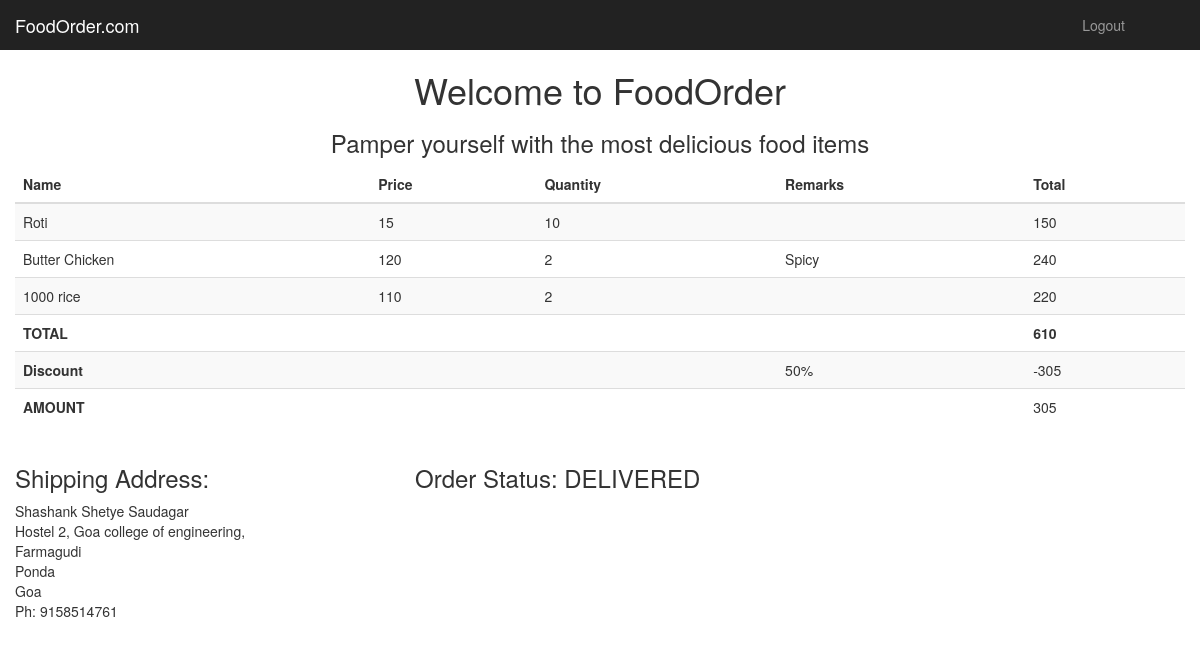
/manager/checkorder.php?order=6 (signed in), run on the app's committed database.
### tables this page shows
CREATE TABLE IF NOT EXISTS `order_fooditems` (
  `order_id` int(11) NOT NULL,
  `fooditems_id` int(11) NOT NULL,
  `quantity` int(11) NOT NULL,
  `remarks` text NOT NULL
);

CREATE TABLE IF NOT EXISTS `fooditems` (
`id` int(11) NOT NULL,
  `itemname` varchar(20) NOT NULL,
  `category_id` int(11) NOT NULL,
  `price` int(11) NOT NULL
);

CREATE TABLE IF NOT EXISTS `discount` (
`id` int(11) NOT NULL,
  `code` varchar(15) NOT NULL,
  `percent` int(11) NOT NULL,
  `minprice` int(11) NOT NULL,
  `status` tinyint(1) NOT NULL DEFAULT '1'
);

CREATE TABLE IF NOT EXISTS `address` (
`id` int(11) NOT NULL,
  `user_id` int(11) NOT NULL,
  `name` varchar(50) NOT NULL,
  `line1` text NOT NULL,
  `line2` text,
  `city` varchar(30) NOT NULL,
  `phone` varchar(10) NOT NULL
);

### manager/checkorder.php (the view, shortened to what this page needs)
<?php
    if(isset($_GET['order'])) $orderid=$_GET['order'];
    $sql="SELECT * FROM `order_fooditems` join fooditems on order_fooditems.fooditems_id = fooditems.id WHERE order_id = {$orderid} ";
    $order=mysql_query($sql);
    $sql="SELECT * from orders where id={$orderid}";
    $result=mysql_query($sql);
    $details=mysql_fetch_assoc($result);
        $sql="SELECT * from discount where id = {$details['discount_id']}";
        $coupon=mysql_query($sql);
        $discount=mysql_fetch_assoc($coupon);
        $disc=$discount['percent']/100;
        $sql="SELECT * from address where id = {$details['addressid']}";
        $addr=mysql_query($sql);
        $address=mysql_fetch_assoc($addr);
?>
<!DOCTYPE html>
<html lang="en">
<head>
    <link href="../assets/bootstrap/css/bootstrap.min.css" rel="stylesheet">
    <link href="../assets/css/dashboard.css" rel="stylesheet">
  </head>
  <body>
    <nav class="navbar navbar-inverse navbar-fixed-top">
      <div class="container-fluid">
        <div class="navbar-header">
          <a class="navbar-brand" href="index.php">FoodOrder.com</a>
        </div>
        <div id="navbar" class="navbar-collapse collapse">
          <ul class="nav navbar-nav navbar-right">
            <li><a href="#"></a></li>
            <li><a href="../logout.php">Logout</a></li>
            <li><a href="#"></a></li>
            <li><a href="#"></a></li>
          </ul>
        </div>
      </div>
    </nav>
    <div class="container">
		<h1><center>Welcome to FoodOrder</center></h1>
		<h3><center>Pamper yourself with the most delicious food items</center></h3>
        <div class="row">
            <table class="table table-striped">
				<thead>
				<tr>
					<th>Name</th>
                    <th>Price</th>
					<th>Quantity</th>
                    <th>Remarks</th>
					<th>Total</th>
				</tr>
				</thead>
                <tbody>
                <?php
                    $total=0;
                    while($item=mysql_fetch_assoc($order)){
                ?>
                <tr>
                    <td><?= $item['itemname'] ?></td>
                    <td><?= $item['price'] ?></td>
                    <td><?= $item['quantity'] ?></td>
                    <td><?= $item['remarks'] ?></td>
                    <td><?= $item['price']*$item['quantity']  ?></td>
                </tr>
                <?php
                        $total+=$item['price']*$item['quantity'];
                    }
                ?>
                <tr>
                    <th>TOTAL</th>
                    <td></td>
                    <td></td>
                    <td></td>
                    <th><?=$total?></th>
                </tr>
                <?php
                    if(isset($disc)) {
                        $disc=$total*$disc;
                        $total=$total-$disc;
                ?>
                    <tr>
                        <th>Discount</th>
                        <td></td>
                        <td></td>
                        <td><?=$discount['percent']?>%</td>
                        <td>-<?=$disc?></td>
                    </tr>
                    <tr>
                        <th>AMOUNT</th>
                        <td></td>
                        <td></td>
                        <td></td>
                        <td><?=$total?></td>
                    </tr>
                    <?php
                }
                    ?>
                </tbody>
            </table>
            <div class="row">
                <div class="col-md-4">
                    <h3>Shipping Address:</h3>
                    <?=$address["name"] ?>
                    <br><?=$address["line1"] ?>
                    <br><?=$address["line2"] ?>
                    <br><?=$address["city"] ?>
                    <br>Goa
                    <br>Ph: <?=$address["phone"] ?>
                </div>
                <div class="col-md-8">
                            <h3>Order Status: <?php
                                switch($details['status']){
                                    case 4: echo "DELIVERED"; break;
                                }
                            ?></h3>
               </div>
            </div>
        </div>
</body></html>

### assets/css/dashboard.css (style rules this page uses)
body { padding-top: 50px; }
.navbar-fixed-top { border: 0; }

### data on the page
order_fooditems: fooditems.itemname "Roti", fooditems.price "15", quantity "10", $item['price']*$item['quantity'] "150"
order_fooditems: fooditems.itemname "Butter Chicken", fooditems.price "120", quantity "2", remarks "Spicy", $item['price']*$item['quantity'] "240"
order_fooditems: fooditems.itemname "1000 rice", fooditems.price "110", quantity "2", $item['price']*$item['quantity'] "220"
discount: percent "50"
address: name "Shashank Shetye Saudagar", line1 "Hostel 2, Goa college of engineering,", line2 "Farmagudi", city "Ponda", phone "9158514761"

### other printed values
$total "610"
$disc "305"
$total "305"
